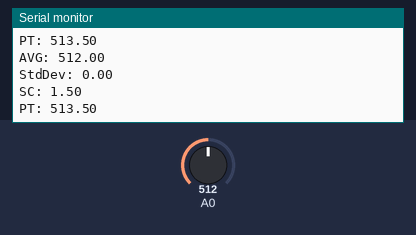
Bench run of a sketch on a simulated Arduino Uno, built with avr-gcc and run on an emulated ATmega328P. Parts: the last lines printed to the serial monitor. The inputs (shaded band) are chosen by the test bench; at power-on: A0 = 512.

Above: at 2.7 s.
2.8 s: A0 set to 986
At 3.4 s:
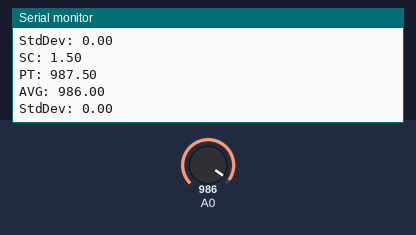
4.3 s: A0 set to 1009
At 5.4 s:
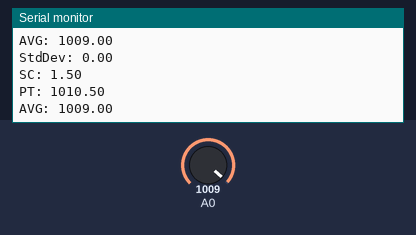
Timing chart, 0 to 7.3 s (numbered marks = the images above; inputs shaded):
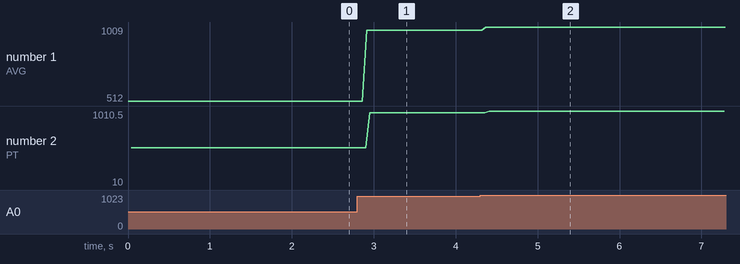

Measured:
- the behaviour switches between 999 and 1000 on A0 (found by bisection; images 1 and 2)
- after the input at 2.8 s, the serial monitor: prints a new line after 0.11 s (image 1)
- after the input at 4.3 s, the serial monitor: prints a new line after 0.07 s (image 2)
- plotted number 1: 512 → 986 after the input at 2.8 s, 986 → 1009 after the input at 4.3 s
- plotted number 2: 513.5 → 987.5 after the input at 2.8 s, 987.5 → 10 after the input at 4.3 s

The sketch:

testStdDev.ino
```cpp
//Math Concept: Peak Detection
//In mathematics, detecting spikes or outliers is often referred to as peak detection or outlier detection.
//A simple way to implement this is by comparing each new reading against a dynamically adjusted threshold based on the running average:
// Peak Threshold=μ+k×σ


const int CB_SIZE = 10;


int readingsCB[CB_SIZE];  // Circular Buffer Array for analog readings


void ProcSound();
float peakThresholdDetect();
float getStdDev();
float getSensitivityConstant();


void setup() {
  // put your setup code here, to run once:


  Serial.begin(9600);

}

void loop() {
  // put your main code here, to run repeatedly:

  procSound();

}


void procSound() {

    float total = 0;
    float average = 0;
    float sd = 0; //Standard Deviation
    float sc = 0; //Sensitivity Constant
    float pt = 0; //Peak Threshold


    for (int i = 0; i < CB_SIZE; i++) {
    //Fill Circular Buffer
        readingsCB[i] = analogRead(A0);
        total += readingsCB[i];
    }

    // Calculate running average
    average = total / (float)CB_SIZE;

    // Get Standard Deviation

    sd = getStdDev(average);

    // Get Sensitivity constant

    sc = getSensitivityConstant(sd);

    // Get Peak/Spkie Threshold Determination

    pt = peakThresholdDetect(average, sc, sd);


    Serial.print("AVG: ");
    Serial.println(average);
    Serial.print("StdDev: ");
    Serial.println(sd);
    Serial.print("SC: ");
    Serial.println(sc);
    Serial.print("PT: ");
    Serial.println(pt);
    Serial.print("\r");

}


float peakThresholdDetect(float avg, float k, float stdd) {

    return (avg + (k + stdd));

}


float getStdDev(float avg) {

    float variance = 0;
    float stddev = 0;

    //Calculate Variance
    for (int i = 0; i < CB_SIZE; i++) {
        variance += pow(readingsCB[i] - avg, 2);
    }
    variance /= CB_SIZE;

    // Step 3: Calculate Standard Deviation
    stddev = sqrt(variance);

    return stddev;
}

float getSensitivityConstant(float stddev) {
    if (stddev < 5) {
        return 1.5;  // Low variability, more sensitive
    } else if (stddev < 10) {
        return 2.0;  // Moderate variability
    } else {
        return 3.0;  // High variability, less sensitive
    }
}
```
